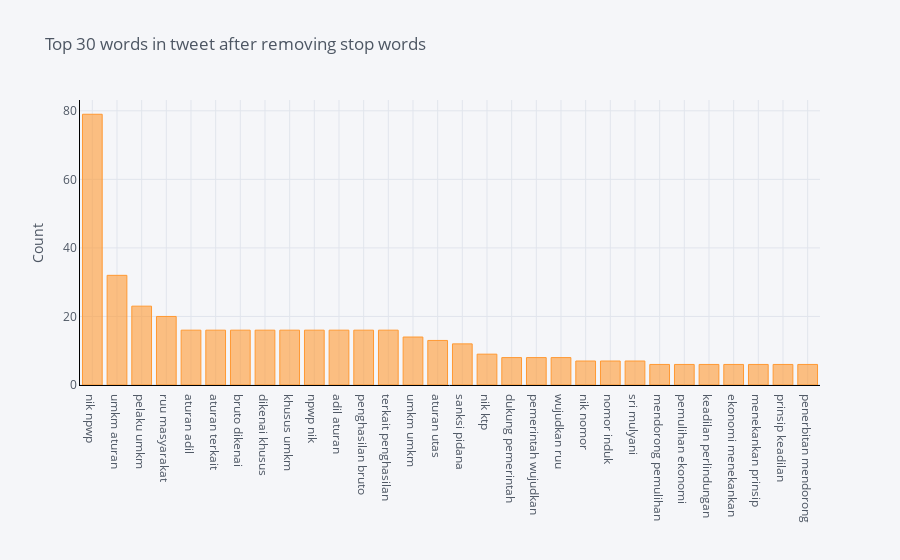

Source (notebook cell):
### Code cell
remove_words=['pajak','hpp','uu','harmonisasi','perpajakan']
pat = r'\b(?:{})\b'.format('|'.join(remove_words))
data = df[df['sentiment']=='negatif']['tweet_clean'].str.replace(pat, '')
from sklearn.feature_extraction.text import CountVectorizer
def get_top_n_words(corpus, n=None):
    vec = CountVectorizer(ngram_range=(2,2)).fit(corpus)
    bag_of_words = vec.transform(corpus)
    sum_words = bag_of_words.sum(axis=0) 
    words_freq = [(word, sum_words[0, idx]) for word, idx in vec.vocabulary_.items()]
    words_freq =sorted(words_freq, key = lambda x: x[1], reverse=True)
    return words_freq[:n]
common_words = get_top_n_words(data, 30)
df2 = pd.DataFrame(common_words, columns = ['tweet' , 'count'])
df2.groupby('tweet').sum()['count'].sort_values(ascending=False).iplot(
    kind='bar', yTitle='Count', linecolor='black', title='Top 30 words in tweet after removing stop words')

### Figure 1 — Plotly figure (JSON) as saved in the notebook; plotly's stock layout.template omitted (floating-point values rounded to 4 significant figures)
{"data": [{"marker": {"color": "rgba(255, 153, 51, 0.6)", "line": {"color": "rgba(255, 153, 51, 1.0)", "width": 1}}, "name": "count", "orientation": "v", "text": "", "type": "bar", "x": ["nik npwp", "umkm aturan", "pelaku umkm", "ruu masyarakat", "aturan adil", "aturan terkait", "bruto dikenai", "dikenai khusus", "khusus umkm", "npwp nik", "adil aturan", "penghasilan bruto", "terkait penghasilan", "umkm umkm", "aturan utas", "sanksi pidana", "nik ktp", "dukung pemerintah", "pemerintah wujudkan", "wujudkan ruu", "nik nomor", "nomor induk", "sri mulyani", "mendorong pemulihan", "pemulihan ekonomi", "keadilan perlindungan", "ekonomi menekankan", "menekankan prinsip", "prinsip keadilan", "penerbitan mendorong"], "y": [79, 32, 23, 20, 16, 16, 16, 16, 16, 16, 16, 16, 16, 14, 13, 12, 9, 8, 8, 8, 7, 7, 7, 6, 6, 6, 6, 6, 6, 6]}], "layout": {"legend": {"bgcolor": "#F5F6F9", "font": {"color": "#4D5663"}}, "paper_bgcolor": "#F5F6F9", "plot_bgcolor": "#F5F6F9", "title": {"font": {"color": "#4D5663"}, "text": "Top 30 words in tweet after removing stop words"}, "xaxis": {"gridcolor": "#E1E5ED", "linecolor": "black", "showgrid": true, "tickfont": {"color": "#4D5663"}, "title": {"font": {"color": "#4D5663"}, "text": ""}, "zerolinecolor": "#E1E5ED"}, "yaxis": {"gridcolor": "#E1E5ED", "linecolor": "black", "showgrid": true, "tickfont": {"color": "#4D5663"}, "title": {"font": {"color": "#4D5663"}, "text": "Count"}, "zerolinecolor": "#E1E5ED"}}}
